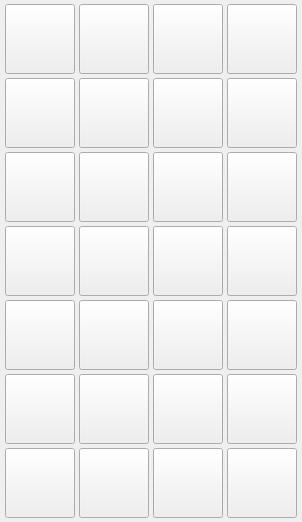
        <widget class="QWidget" name="scrollAreaWidgetContents">
         <property name="geometry">
          <rect>
           <x>0</x>
           <y>0</y>
           <width>302</width>
           <height>522</height>
          </rect>
         </property>
         <layout class="QGridLayout" name="gridLayout_2">
          <property name="leftMargin">
           <number>0</number>
          </property>
          <property name="topMargin">
           <number>0</number>
          </property>
          <property name="rightMargin">
           <number>0</number>
          </property>
          <property name="bottomMargin">
           <number>0</number>
          </property>
          <property name="spacing">
           <number>0</number>
          </property>
          <item row="0" column="0">
           <layout class="QGridLayout" name="gridLayout_4">
            <property name="leftMargin">
             <number>4</number>
            </property>
            <property name="topMargin">
             <number>4</number>
            </property>
            <property name="rightMargin">
             <number>4</number>
            </property>
            <property name="bottomMargin">
             <number>4</number>
            </property>
            <property name="spacing">
             <number>4</number>
            </property>
            <item row="2" column="2">
             <widget class="QPushButton" name="pushButton_icon_11">
              <property name="minimumSize">
               <size>
                <width>70</width>
                <height>70</height>
               </size>
              </property>
              <property name="maximumSize">
               <size>
                <width>70</width>
                <height>70</height>
               </size>
              </property>
              <property name="text">
               <string/>
              </property>
             </widget>
            </item>
            <item row="6" column="0">
             <widget class="QPushButton" name="pushButton_icon_25">
              <property name="minimumSize">
               <size>
                <width>70</width>
                <height>70</height>
               </size>
              </property>
              <property name="maximumSize">
               <size>
                <width>70</width>
                <height>70</height>
               </size>
              </property>
              <property name="text">
               <string/>
              </property>
             </widget>
            </item>
            <item row="2" column="3">
             <widget class="QPushButton" name="pushButton_icon_12">
              <property name="minimumSize">
               <size>
                <width>70</width>
                <height>70</height>
               </size>
              </property>
              <property name="maximumSize">
               <size>
                <width>70</width>
                <height>70</height>
               </size>
              </property>
              <property name="text">
               <string/>
              </property>
             </widget>
            </item>
            <item row="2" column="1">
             <widget class="QPushButton" name="pushButton_icon_10">
              <property name="minimumSize">
               <size>
                <width>70</width>
                <height>70</height>
               </size>
              </property>
              <property name="maximumSize">
               <size>
                <width>70</width>
                <height>70</height>
               </size>
              </property>
              <property name="text">
               <string/>
              </property>
             </widget>
            </item>
            <item row="4" column="0">
             <widget class="QPushButton" name="pushButton_icon_17">
              <property name="minimumSize">
               <size>
                <width>70</width>
                <height>70</height>
               </size>
              </property>
              <property name="maximumSize">
               <size>
                <width>70</width>
                <height>70</height>
               </size>
              </property>
              <property name="text">
               <string/>
              </property>
             </widget>
            </item>
            <item row="6" column="1">
             <widget class="QPushButton" name="pushButton_icon_26">
              <property name="minimumSize">
               <size>
                <width>70</width>
                <height>70</height>
               </size>
              </property>
              <property name="maximumSize">
               <size>
                <width>70</width>
                <height>70</height>
               </size>
              </property>
              <property name="text">
               <string/>
              </property>
             </widget>
            </item>
            <item row="6" column="2">
             <widget class="QPushButton" name="pushButton_icon_27">
              <property name="minimumSize">
               <size>
                <width>70</width>
                <height>70</height>
               </size>
              </property>
              <property name="maximumSize">
               <size>
                <width>70</width>
                <height>70</height>
               </size>
              </property>
              <property name="text">
               <string/>
              </property>
             </widget>
            </item>
            <item row="6" column="3">
             <widget class="QPushButton" name="pushButton_icon_28">
              <property name="minimumSize">
               <size>
                <width>70</width>
                <height>70</height>
               </size>
              </property>
              <property name="maximumSize">
               <size>
                <width>70</width>
                <height>70</height>
               </size>
              </property>
              <property name="text">
               <string/>
              </property>
             </widget>
            </item>
            <item row="4" column="1">
             <widget class="QPushButton" name="pushButton_icon_18">
              <property name="minimumSize">
               <size>
                <width>70</width>
                <height>70</height>
               </size>
              </property>
              <property name="maximumSize">
               <size>
                <width>70</width>
                <height>70</height>
               </size>
              </property>
              <property name="text">
               <string/>
              </property>
             </widget>
            </item>
            <item row="4" column="3">
             <widget class="QPushButton" name="pushButton_icon_20">
              <property name="minimumSize">
               <size>
                <width>70</width>
                <height>70</height>
               </size>
              </property>
              <property name="maximumSize">
               <size>
                <width>70</width>
                <height>70</height>
               </size>
              </property>
              <property name="text">
               <string/>
              </property>
             </widget>
            </item>
            <item row="4" column="2">
             <widget class="QPushButton" name="pushButton_icon_19">
              <property name="minimumSize">
               <size>
                <width>70</width>
                <height>70</height>
               </size>
              </property>
              <property name="maximumSize">
               <size>
                <width>70</width>
                <height>70</height>
               </size>
              </property>
              <property name="text">
               <string/>
              </property>
             </widget>
            </item>
            <item row="5" column="2">
             <widget class="QPushButton" name="pushButton_icon_23">
              <property name="minimumSize">
               <size>
                <width>70</width>
                <height>70</height>
               </size>
              </property>
              <property name="maximumSize">
               <size>
                <width>70</width>
                <height>70</height>
               </size>
              </property>
              <property name="text">
               <string/>
              </property>
             </widget>
            </item>
            <item row="5" column="3">
             <widget class="QPushButton" name="pushButton_icon_24">
              <property name="minimumSize">
               <size>
                <width>70</width>
                <height>70</height>
               </size>
              </property>
              <property name="maximumSize">
               <size>
                <width>70</width>
                <height>70</height>
               </size>
              </property>
              <property name="text">
               <string/>
              </property>
             </widget>
            </item>
            <item row="0" column="3">
             <widget class="QPushButton" name="pushButton_icon_4">
              <property name="minimumSize">
               <size>
                <width>70</width>
                <height>70</height>
               </size>
              </property>
              <property name="maximumSize">
               <size>
                <width>70</width>
                <height>70</height>
               </size>
              </property>
              <property name="text">
               <string/>
              </property>
             </widget>
            </item>
            <item row="5" column="0">
             <widget class="QPushButton" name="pushButton_icon_21">
              <property name="minimumSize">
               <size>
                <width>70</width>
                <height>70</height>
               </size>
              </property>
              <property name="maximumSize">
               <size>
                <width>70</width>
                <height>70</height>
               </size>
              </property>
              <property name="text">
               <string/>
              </property>
             </widget>
            </item>
            <item row="5" column="1">
             <widget class="QPushButton" name="pushButton_icon_22">
              <property name="minimumSize">
               <size>
                <width>70</width>
                <height>70</height>
               </size>
              </property>
              <property name="maximumSize">
               <size>
                <width>70</width>
                <height>70</height>
               </size>
              </property>
              <property name="text">
               <string/>
              </property>
             </widget>
            </item>
            <item row="3" column="2">
             <widget class="QPushButton" name="pushButton_icon_15">
              <property name="minimumSize">
               <size>
                <width>70</width>
                <height>70</height>
               </size>
              </property>
              <property name="maximumSize">
               <size>
                <width>70</width>
                <height>70</height>
               </size>
              </property>
              <property name="text">
               <string/>
              </property>
             </widget>
            </item>
            <item row="0" column="0">
             <widget class="QPushButton" name="pushButton_icon_1">
              <property name="minimumSize">
               <size>
                <width>70</width>
                <height>70</height>
               </size>
              </property>
              <property name="maximumSize">
               <size>
                <width>70</width>
                <height>70</height>
               </size>
              </property>
              <property name="text">
               <string/>
              </property>
             </widget>
            </item>
            <item row="0" column="1">
             <widget class="QPushButton" name="pushButton_icon_2">
              <property name="minimumSize">
               <size>
                <width>70</width>
                <height>70</height>
               </size>
              </property>
              <property name="maximumSize">
               <size>
                <width>70</width>
                <height>70</height>
               </size>
              </property>
              <property name="text">
               <string/>
              </property>
             </widget>
            </item>
            <item row="0" column="2">
             <widget class="QPushButton" name="pushButton_icon_3">
              <property name="minimumSize">
               <size>
                <width>70</width>
                <height>70</height>
               </size>
              </property>
              <property name="maximumSize">
               <size>
                <width>70</width>
                <height>70</height>
               </size>
              </property>
              <property name="text">
               <string/>
              </property>
             </widget>
            </item>
            <item row="1" column="0">
             <widget class="QPushButton" name="pushButton_icon_5">
              <property name="minimumSize">
               <size>
                <width>70</width>
                <height>70</height>
               </size>
              </property>
              <property name="maximumSize">
               <size>
                <width>70</width>
                <height>70</height>
               </size>
              </property>
              <property name="text">
               <string/>
              </property>
             </widget>
            </item>
            <item row="3" column="1">
             <widget class="QPushButton" name="pushButton_icon_14">
              <property name="minimumSize">
               <size>
                <width>70</width>
                <height>70</height>
               </size>
              </property>
              <property name="maximumSize">
               <size>
                <width>70</width>
                <height>70</height>
               </size>
              </property>
              <property name="text">
               <string/>
              </property>
             </widget>
            </item>
            <item row="3" column="3">
             <widget class="QPushButton" name="pushButton_icon_16">
              <property name="minimumSize">
               <size>
                <width>70</width>
                <height>70</height>
               </size>
              </property>
              <property name="maximumSize">
               <size>
                <width>70</width>
                <height>70</height>
               </size>
              </property>
              <property name="text">
               <string/>
              </property>
             </widget>
            </item>
            <item row="3" column="0">
             <widget class="QPushButton" name="pushButton_icon_13">
              <property name="minimumSize">
               <size>
                <width>70</width>
                <height>70</height>
               </size>
              </property>
              <property name="maximumSize">
               <size>
                <width>70</width>
                <height>70</height>
               </size>
              </property>
              <property name="text">
               <string/>
              </property>
             </widget>
            </item>
            <item row="2" column="0">
             <widget class="QPushButton" name="pushButton_icon_9">
              <property name="minimumSize">
               <size>
                <width>70</width>
                <height>70</height>
               </size>
              </property>
              <property name="maximumSize">
               <size>
                <width>70</width>
                <height>70</height>
               </size>
              </property>
              <property name="text">
               <string/>
              </property>
             </widget>
            </item>
            <item row="1" column="2">
             <widget class="QPushButton" name="pushButton_icon_7">
              <property name="minimumSize">
               <size>
                <width>70</width>
                <height>70</height>
               </size>
              </property>
              <property name="maximumSize">
               <size>
                <width>70</width>
                <height>70</height>
               </size>
              </property>
              <property name="text">
               <string/>
              </property>
             </widget>
            </item>
            <item row="1" column="3">
             <widget class="QPushButton" name="pushButton_icon_8">
              <property name="minimumSize">
               <size>
                <width>70</width>
                <height>70</height>
               </size>
              </property>
              <property name="maximumSize">
               <size>
                <width>70</width>
                <height>70</height>
               </size>
              </property>
              <property name="text">
               <string/>
              </property>
             </widget>
            </item>
            <item row="1" column="1">
             <widget class="QPushButton" name="pushButton_icon_6">
              <property name="minimumSize">
               <size>
                <width>70</width>
                <height>70</height>
               </size>
              </property>
              <property name="maximumSize">
               <size>
                <width>70</width>
                <height>70</height>
               </size>
              </property>
              <property name="text">
               <string/>
              </property>
             </widget>
            </item>
           </layout>
          </item>
         </layout>
        </widget>
